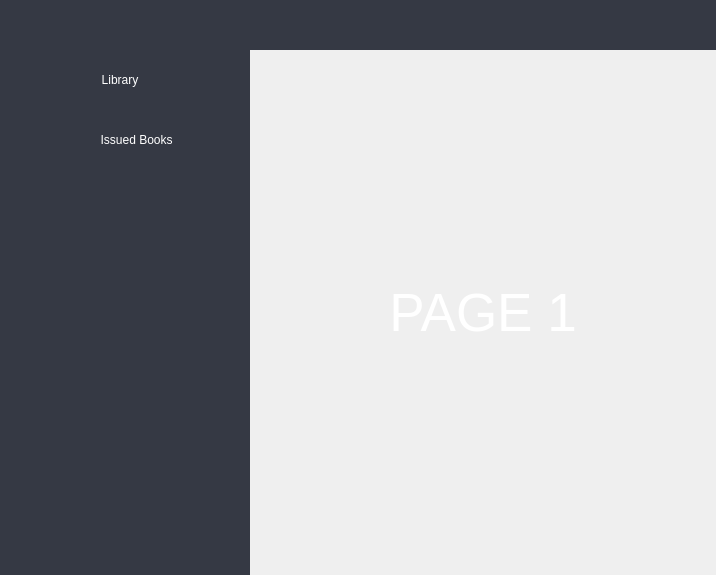
<?xml version="1.0" encoding="UTF-8"?>
<ui version="4.0">
 <class>Navigation</class>
 <widget class="QWidget" name="Navigation">
  <property name="geometry">
   <rect>
    <x>0</x>
    <y>0</y>
    <width>716</width>
    <height>575</height>
   </rect>
  </property>
  <property name="windowTitle">
   <string>Form</string>
  </property>
  <layout class="QVBoxLayout" name="verticalLayout">
   <property name="spacing">
    <number>0</number>
   </property>
   <property name="leftMargin">
    <number>0</number>
   </property>
   <property name="topMargin">
    <number>0</number>
   </property>
   <property name="rightMargin">
    <number>0</number>
   </property>
   <property name="bottomMargin">
    <number>0</number>
   </property>
   <item>
    <widget class="QFrame" name="Top_Bar">
     <property name="maximumSize">
      <size>
       <width>16777215</width>
       <height>50</height>
      </size>
     </property>
     <property name="styleSheet">
      <string notr="true">QFrame{
	border-style:none;
}
</string>
     </property>
     <property name="frameShape">
      <enum>QFrame::NoFrame</enum>
     </property>
     <property name="frameShadow">
      <enum>QFrame::Raised</enum>
     </property>
     <layout class="QHBoxLayout" name="horizontalLayout">
      <property name="spacing">
       <number>0</number>
      </property>
      <property name="leftMargin">
       <number>0</number>
      </property>
      <property name="topMargin">
       <number>0</number>
      </property>
      <property name="rightMargin">
       <number>0</number>
      </property>
      <property name="bottomMargin">
       <number>0</number>
      </property>
      <item>
       <widget class="QFrame" name="frame_toggle">
        <property name="maximumSize">
         <size>
          <width>70</width>
          <height>50</height>
         </size>
        </property>
        <property name="styleSheet">
         <string notr="true">background-color: rgb(53, 57, 68);</string>
        </property>
        <property name="frameShape">
         <enum>QFrame::StyledPanel</enum>
        </property>
        <property name="frameShadow">
         <enum>QFrame::Raised</enum>
        </property>
        <layout class="QVBoxLayout" name="verticalLayout_2">
         <property name="spacing">
          <number>0</number>
         </property>
         <property name="leftMargin">
          <number>0</number>
         </property>
         <property name="topMargin">
          <number>0</number>
         </property>
         <property name="rightMargin">
          <number>0</number>
         </property>
         <property name="bottomMargin">
          <number>0</number>
         </property>
         <item>
          <widget class="QPushButton" name="Btn_Toggle">
           <property name="sizePolicy">
            <sizepolicy hsizetype="Expanding" vsizetype="Expanding">
             <horstretch>0</horstretch>
             <verstretch>0</verstretch>
            </sizepolicy>
           </property>
           <property name="styleSheet">
            <string notr="true">QPushButton {
	border: 0px solid;
}
QPushButton:hover {
	background-color: rgb(38, 42, 54);
}
QPushButton:pressed{
	background-color: rgb(38, 42, 54, 50%);
}</string>
           </property>
           <property name="text">
            <string/>
           </property>
           <property name="icon">
            <iconset>
             <normaloff>Images/Menu.png</normaloff>Images/Menu.png</iconset>
           </property>
           <property name="iconSize">
            <size>
             <width>70</width>
             <height>70</height>
            </size>
           </property>
          </widget>
         </item>
        </layout>
       </widget>
      </item>
      <item>
       <widget class="QFrame" name="frame_top">
        <property name="styleSheet">
         <string notr="true">background-color: rgb(53, 57, 68);</string>
        </property>
        <property name="frameShape">
         <enum>QFrame::StyledPanel</enum>
        </property>
        <property name="frameShadow">
         <enum>QFrame::Raised</enum>
        </property>
       </widget>
      </item>
     </layout>
    </widget>
   </item>
   <item>
    <widget class="QFrame" name="Content">
     <property name="styleSheet">
      <string notr="true">QFrame{
	border-style:none;
}</string>
     </property>
     <property name="frameShape">
      <enum>QFrame::NoFrame</enum>
     </property>
     <property name="frameShadow">
      <enum>QFrame::Raised</enum>
     </property>
     <layout class="QHBoxLayout" name="horizontalLayout_2">
      <property name="spacing">
       <number>0</number>
      </property>
      <property name="leftMargin">
       <number>0</number>
      </property>
      <property name="topMargin">
       <number>0</number>
      </property>
      <property name="rightMargin">
       <number>0</number>
      </property>
      <property name="bottomMargin">
       <number>0</number>
      </property>
      <item>
       <widget class="QFrame" name="frame_left_menu">
        <property name="minimumSize">
         <size>
          <width>250</width>
          <height>0</height>
         </size>
        </property>
        <property name="maximumSize">
         <size>
          <width>70</width>
          <height>16777215</height>
         </size>
        </property>
        <property name="styleSheet">
         <string notr="true">background-color: rgb(53, 57, 68);</string>
        </property>
        <property name="frameShape">
         <enum>QFrame::StyledPanel</enum>
        </property>
        <property name="frameShadow">
         <enum>QFrame::Raised</enum>
        </property>
        <layout class="QVBoxLayout" name="verticalLayout_3">
         <property name="spacing">
          <number>0</number>
         </property>
         <property name="leftMargin">
          <number>0</number>
         </property>
         <property name="topMargin">
          <number>0</number>
         </property>
         <property name="rightMargin">
          <number>0</number>
         </property>
         <property name="bottomMargin">
          <number>0</number>
         </property>
         <item alignment="Qt::AlignTop">
          <widget class="QFrame" name="frame_top_menus">
           <property name="styleSheet">
            <string notr="true">QPushButton {
	color: rgb(255, 255, 255);
	border: 0px solid;
	height: 60px;
	text-align: center;
	font: 12pt &quot;Segoe UI&quot;;
}
QPushButton:hover {
	background-color: rgb(38, 42, 54);
}
QPushButton:pressed{
	background-color: rgb(38, 42, 54, 50%);
}</string>
           </property>
           <property name="frameShape">
            <enum>QFrame::NoFrame</enum>
           </property>
           <property name="frameShadow">
            <enum>QFrame::Raised</enum>
           </property>
           <layout class="QVBoxLayout" name="verticalLayout_4">
            <property name="spacing">
             <number>0</number>
            </property>
            <property name="leftMargin">
             <number>0</number>
            </property>
            <property name="topMargin">
             <number>0</number>
            </property>
            <property name="rightMargin">
             <number>0</number>
            </property>
            <property name="bottomMargin">
             <number>0</number>
            </property>
            <item>
             <widget class="QPushButton" name="library_page">
              <property name="minimumSize">
               <size>
                <width>0</width>
                <height>40</height>
               </size>
              </property>
              <property name="styleSheet">
               <string notr="true"/>
              </property>
              <property name="text">
               <string>       Library          </string>
              </property>
              <property name="icon">
               <iconset>
                <normaloff>Images/Bookshelf.png</normaloff>Images/Bookshelf.png</iconset>
              </property>
              <property name="iconSize">
               <size>
                <width>30</width>
                <height>30</height>
               </size>
              </property>
             </widget>
            </item>
            <item>
             <widget class="QPushButton" name="issued_books_page">
              <property name="minimumSize">
               <size>
                <width>0</width>
                <height>40</height>
               </size>
              </property>
              <property name="styleSheet">
               <string notr="true"/>
              </property>
              <property name="text">
               <string>       Issued Books</string>
              </property>
              <property name="icon">
               <iconset>
                <normaloff>Images/Borrow.png</normaloff>Images/Borrow.png</iconset>
              </property>
              <property name="iconSize">
               <size>
                <width>30</width>
                <height>30</height>
               </size>
              </property>
             </widget>
            </item>
           </layout>
          </widget>
         </item>
        </layout>
       </widget>
      </item>
      <item>
       <widget class="QFrame" name="frame_pages">
        <property name="styleSheet">
         <string notr="true">QFrame{
	border-style:none;
}
</string>
        </property>
        <property name="frameShape">
         <enum>QFrame::StyledPanel</enum>
        </property>
        <property name="frameShadow">
         <enum>QFrame::Raised</enum>
        </property>
        <layout class="QVBoxLayout" name="verticalLayout_5">
         <property name="spacing">
          <number>0</number>
         </property>
         <property name="leftMargin">
          <number>0</number>
         </property>
         <property name="topMargin">
          <number>0</number>
         </property>
         <property name="rightMargin">
          <number>0</number>
         </property>
         <property name="bottomMargin">
          <number>0</number>
         </property>
         <item>
          <widget class="QStackedWidget" name="stackedWidget">
           <property name="styleSheet">
            <string notr="true"/>
           </property>
           <property name="currentIndex">
            <number>0</number>
           </property>
           <widget class="QWidget" name="page_1">
            <layout class="QVBoxLayout" name="verticalLayout_7">
             <item>
              <widget class="QLabel" name="label_1">
               <property name="font">
                <font>
                 <pointsize>40</pointsize>
                </font>
               </property>
               <property name="styleSheet">
                <string notr="true">color: #FFF;</string>
               </property>
               <property name="text">
                <string>PAGE 1</string>
               </property>
               <property name="alignment">
                <set>Qt::AlignCenter</set>
               </property>
              </widget>
             </item>
            </layout>
           </widget>
           <widget class="QWidget" name="page_2">
            <layout class="QVBoxLayout" name="verticalLayout_6">
             <item>
              <widget class="QLabel" name="label_2">
               <property name="font">
                <font>
                 <pointsize>40</pointsize>
                </font>
               </property>
               <property name="styleSheet">
                <string notr="true">color: #FFF;</string>
               </property>
               <property name="text">
                <string>PAGE 2</string>
               </property>
               <property name="alignment">
                <set>Qt::AlignCenter</set>
               </property>
              </widget>
             </item>
            </layout>
           </widget>
           <widget class="QWidget" name="page_3">
            <layout class="QVBoxLayout" name="verticalLayout_8">
             <item>
              <widget class="QLabel" name="label">
               <property name="font">
                <font>
                 <pointsize>40</pointsize>
                </font>
               </property>
               <property name="styleSheet">
                <string notr="true">color: #FFF;</string>
               </property>
               <property name="text">
                <string>PAGE 3</string>
               </property>
               <property name="alignment">
                <set>Qt::AlignCenter</set>
               </property>
              </widget>
             </item>
            </layout>
           </widget>
           <widget class="QWidget" name="page_4">
            <property name="styleSheet">
             <string notr="true">QLineEdit{
	background-color:rgb(96, 116, 166);
	border-color: rgb(96, 116, 166);
	border-radius:20px;
	color:white;
	height: 50px;
	width: 280px;
	margin-bottom: 10px;
	font-size:20px;
    textMargins: 10px;
	padding-left: 20px;
	padding-right:20px;
}

QPushButton{
	height: 50px;
	width: 280px;
	background-color:rgb(96, 116, 166);
	color:white;
	border-color:rgb(96, 116, 166);
	border-radius:20px;
	padding-left: 20px;
	padding-right:20px;
	font-size:20px;
}

QPushButton:hover {
	background-color:rgb(96, 116, 166, 50%);
}
QPushButton:pressed {
  background-color: rgb(53, 57, 68);
}</string>
            </property>
            <layout class="QVBoxLayout" name="verticalLayout_9">
             <item>
              <widget class="QLabel" name="label_4">
               <property name="font">
                <font>
                 <pointsize>40</pointsize>
                </font>
               </property>
               <property name="styleSheet">
                <string notr="true">color: #FFF;</string>
               </property>
               <property name="text">
                <string>PAGE 4</string>
               </property>
               <property name="alignment">
                <set>Qt::AlignCenter</set>
               </property>
              </widget>
             </item>
            </layout>
           </widget>
          </widget>
         </item>
        </layout>
       </widget>
      </item>
     </layout>
    </widget>
   </item>
  </layout>
 </widget>
 <resources/>
 <connections/>
</ui>
